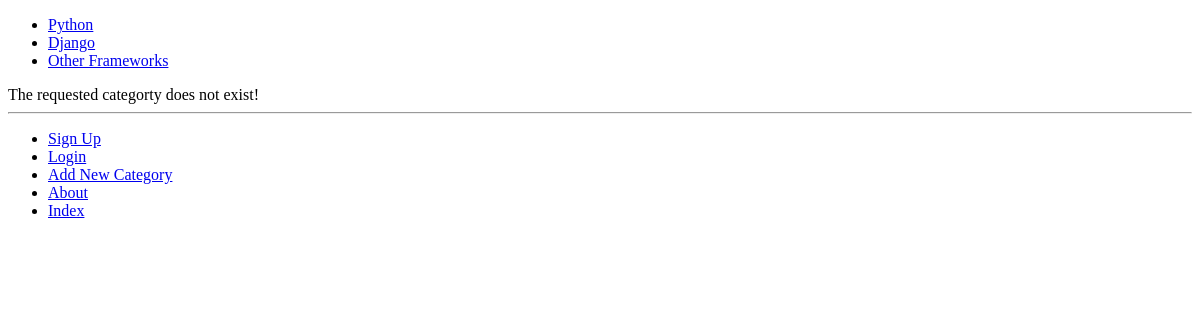
The page /rango/category/ruby/ on the database as committed earlier.
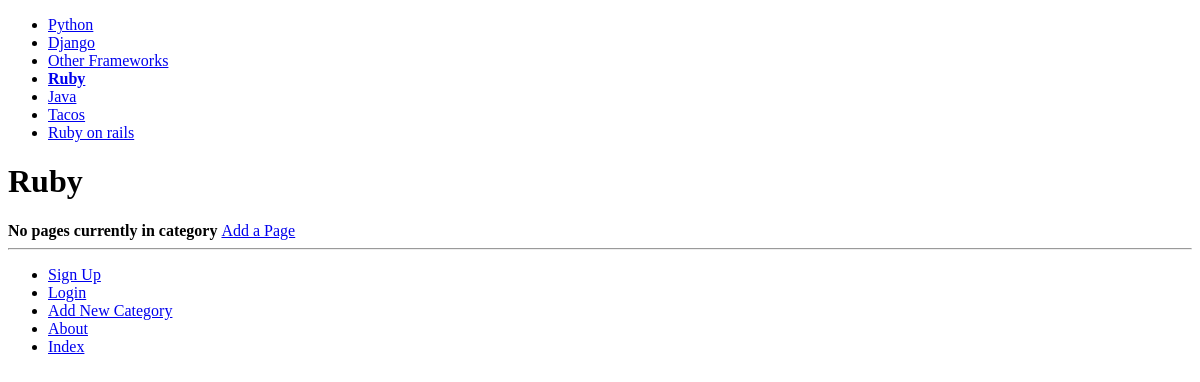
The same page on the database as committed later.
### rango/models.py (models this page shows, shortened)
class Category(models.Model):
    name = models.CharField(max_length=128, unique=True)
    views = models.IntegerField(default=0)
    likes = models.IntegerField(default=0)
    slug = models.SlugField(unique=True)
    class Meta:
        verbose_name_plural = 'categories'

### rango/views.py (the view)
def show_category(request, category_name_slug):
    context = {}
    try:
        category = Category.objects.get(slug=category_name_slug)
        pages = Page.objects.filter(category=category)
        context['pages'] = pages
        context['category'] = category
    except Category.DoesNotExist:
        context['category'] = None
        context['pages'] = None
    return render(request, 'rango/category.html', context)

### rango/templatetags/rango_template_tags.py (called while the page is built)
@register.inclusion_tag('rango/cats.html')
def get_category_list(cat=None):
    return {'cats': Category.objects.all(),
            'act_cat': cat}

### templates/rango/category.html (shortened to what this page needs)
{% extends 'rango/base.html' %}
{% load staticfiles %}
{% block content %}
  {% if category %}
    <h1>{{ category.name }}</h1>
    {% if pages %}
      <ul>
      {% for page in pages%}
        <li><a href="{{ page.url }}">{{ page.title }}</a></li>
      {% endfor %}
      </ul>
    {% else %}
      <strong> No pages currently in category </strong>
    {% endif %}
    <a href="{% url 'add_page' category.slug %}">Add a Page </a>
  {% else %}
    The requested categorty does not exist!
  {% endif %}
{% endblock%}

### templates/rango/base.html (shortened to what this page needs)
<!DOCTYPE html>
{% load staticfiles %}
{% load rango_template_tags %}
<html>
  <head lang="en">
  </head>
  <body>
    <div class="">
      {% block sidebar_block %}
        {% get_category_list category %}
      {% endblock %}
    </div>
    <div class="">
      {% block content %}
      {% endblock %}
    </div>
    <hr>
    <div class="">
      <ul>
        {% if user.is_authenticated %}
          <li><a href="{% url 'restricted' %}"> Restricted Page </a></li>
          <li><a href="{% url 'logout' %}"> Logout </a></li>
        {% else %}
          <li><a href="{% url 'register' %}"> Sign Up </a></li>
          <li><a href="{% url 'login' %}"> Login </a></li>
        {% endif %}
        <li><a href="{% url 'add_category' %}"> Add New Category </a></li>
        <li><a href="{% url 'about' %}"> About </a></li>
        <li><a href="{% url 'index' %}"> Index </a></li>
      </ul>
    </div>
  </body>
</html>

### templates/rango/cats.html
<ul>
{% if cats %}
   {% for c in cats %}
    {% if c == act_cat %}
      <strong>
        <li><a href="{% url 'show_category' c.slug %}">{{ c.name }}</a></li>
      </strong>
    {% else %}
      <li><a href="{% url 'show_category' c.slug %}">{{ c.name }}</a></li>
    {% endif %}
  {% endfor %}
{% else %}
    <li><strong>There are no categories present </strong></li>
{% endif %}
</ul>

Rows that differ between the two databases and show on the page:
added Category: name "Ruby"
added Category: name "Java"
added Category: name "Tacos"
added Category: name "Ruby on rails"
Other text that changed with them:
text no longer shown: "The requested categorty does not exist!"
text now shown: "No pages currently in category Add a Page"
